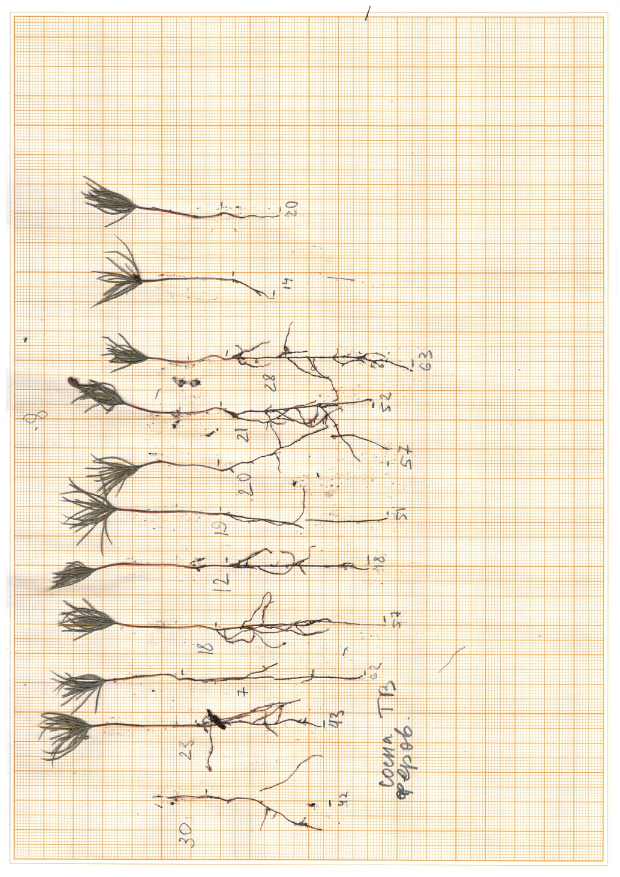
#> input picture Photo/Pak/Pak1_page-0002.jpg, 1240 x 1754 px (shown at 1/2 size)
$ python -i mask_refiner.py   (imports and definitions only)
#> lines starting #> are read from the running program, lines starting #| are printed output that depends on the picture
#> further down, picture is the input picture: shape (1754, 1240, 3); mean B, G, R 207.2, 230.4, 242.3
"""Pixel-level refinement for segmentation masks."""

from __future__ import annotations

import logging
from dataclasses import dataclass

import cv2
import numpy as np

logger = logging.getLogger(__name__)

# Pixels brighter than this are treated as paper by the brightness fallback.
_PAPER_THRESHOLD = 210
# Pixels below this are confidently plant-like even on skewed histograms.
_PLANT_THRESHOLD = 180
_GREEN_HUE_RANGE = (35, 95)
_ORANGE_GRID_HUE_RANGE = (5, 32)
_LAB_FOREGROUND_DISTANCE = 22.0


@dataclass(frozen=True)
class RefineMaskContext:
    """Precomputed color spaces for repeated mask refinement on one crop."""

    image: np.ndarray
    gray: np.ndarray
    hsv: np.ndarray | None
    lab: np.ndarray | None


def build_refine_context(image: np.ndarray) -> RefineMaskContext | None:
    """Build reusable color-space data for mask refinement."""
    if image is None or image.ndim < 2:
        return None
    if image.ndim == 3:
        gray = cv2.cvtColor(image, cv2.COLOR_BGR2GRAY)
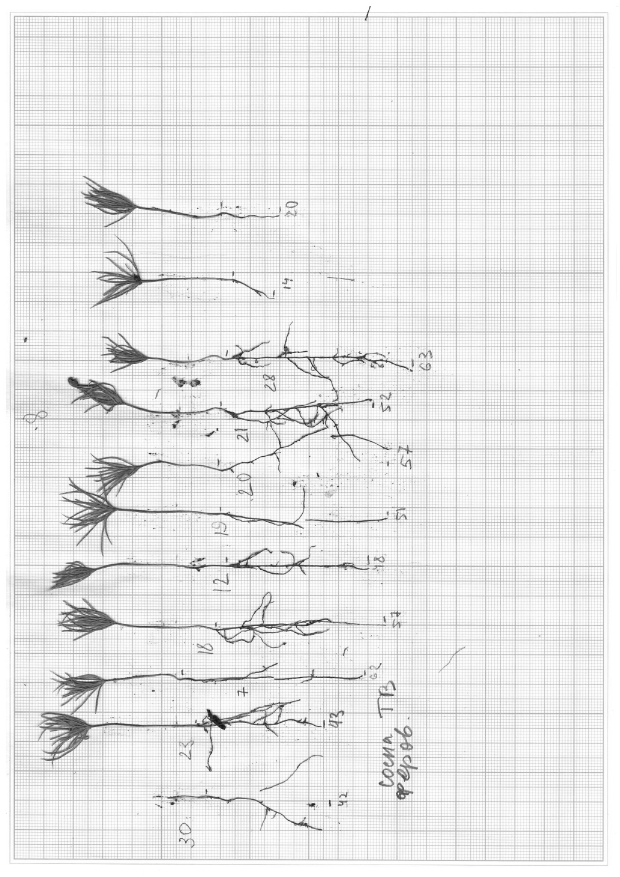
#> gray: shape (1754, 1240) (shown at 1/2 size); min 3, max 255, mean 231.3
        hsv = cv2.cvtColor(image, cv2.COLOR_BGR2HSV)
#> hsv: shape (1754, 1240, 3); mean H, S, V 23.6, 38.5, 242.5
        lab = cv2.cvtColor(image, cv2.COLOR_BGR2LAB).astype(np.float32)
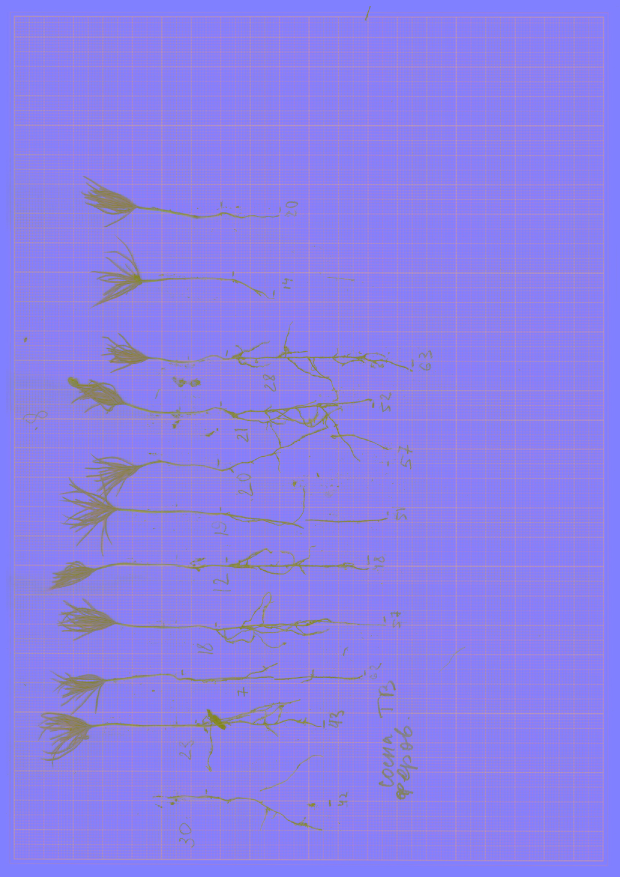
#> lab: shape (1754, 1240, 3) float32 (shown at 1/2 size); mean B, G, R 235.2, 128.8, 140.5
    else:
        gray = image.astype(np.uint8) if image.dtype != np.uint8 else image
        hsv = None
        lab = None
    return RefineMaskContext(image=image, gray=gray, hsv=hsv, lab=lab)


# [249 lines left out: functions polygon_to_bitmap, bitmap_to_polygon, bitmap_to_contours, _compute_threshold, _estimate_paper_lab, _color_foreground_candidates and 3 more, not called in this run]


__all__ = [
    "bitmap_to_polygon",
    "build_refine_context",
    "bitmap_to_contours",
    "polygon_to_bitmap",
    "RefineMaskContext",
    "refine_mask_bitmap",
    "rotate_bitmap",
]

>>> import cv2
>>> picture = cv2.imread('../Photo/Pak/Pak1_page-0002.jpg')
>>> result = build_refine_context(picture)

$ run again, on Photo/Pak/Pak1_page-0004.jpg
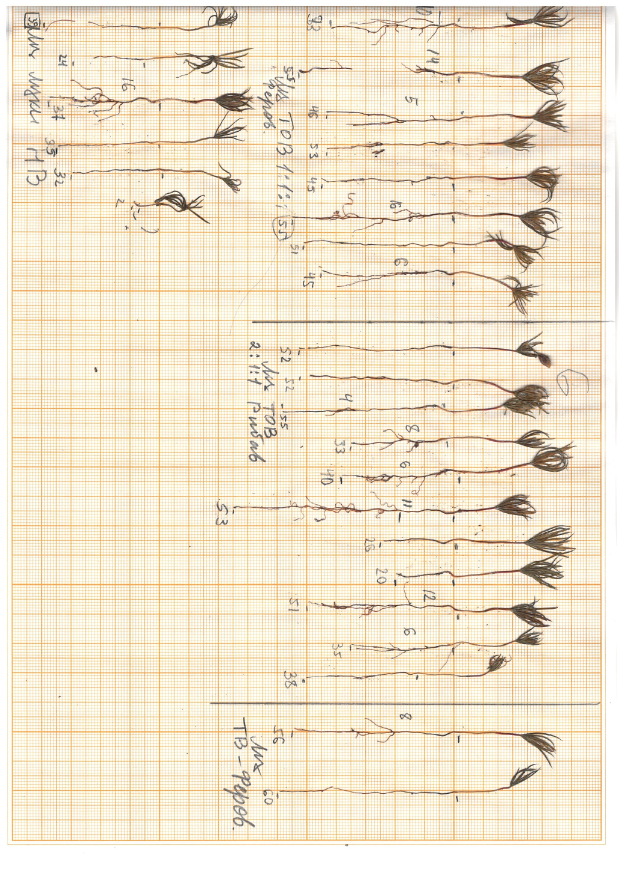
#> input picture Photo/Pak/Pak1_page-0004.jpg, 1240 x 1754 px (shown at 1/2 size)
#> picture is the input picture: shape (1754, 1240, 3); mean B, G, R 205.7, 228.7, 240.7
#> in build_refine_context, `gray = cv2.cvtColor(image, cv2.COLOR_BGR2GRAY)`:
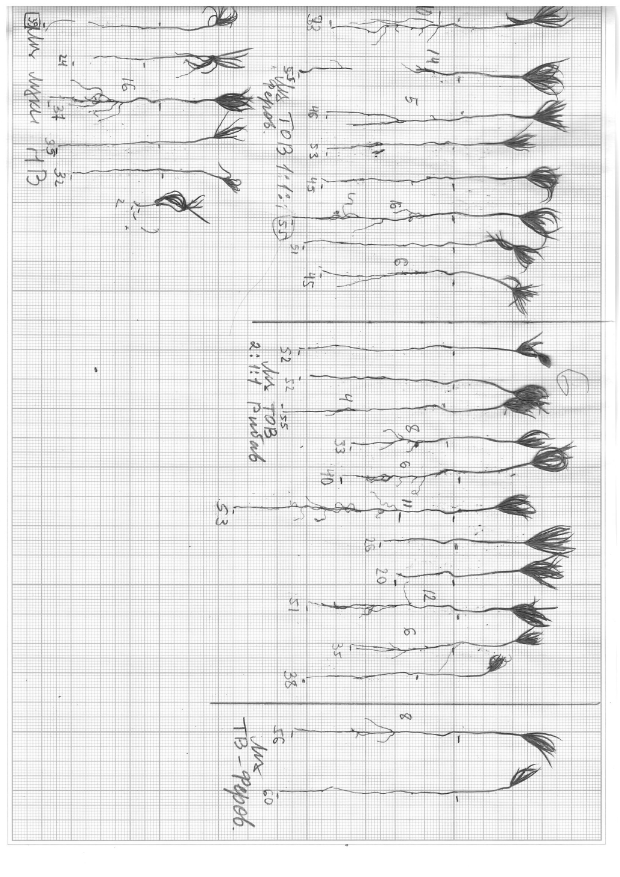
#> gray: shape (1754, 1240) (shown at 1/2 size); min 12, max 255, mean 229.6
#> hsv: shape (1754, 1240, 3); mean H, S, V 22.7, 39.1, 240.9
#> in build_refine_context, `lab = cv2.cvtColor(image, cv2.COLOR_BGR2LAB).astype(np.float32)`:
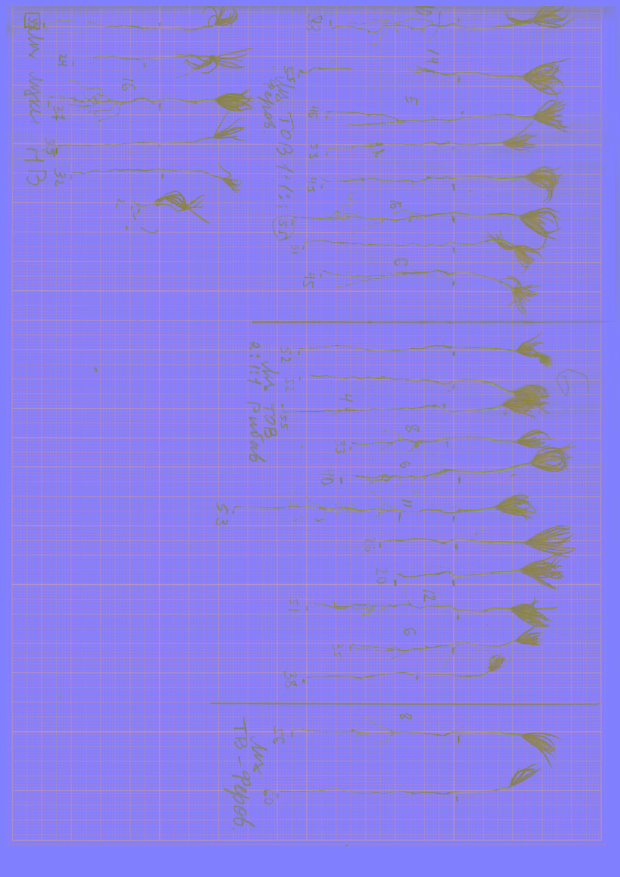
#> lab: shape (1754, 1240, 3) float32 (shown at 1/2 size); mean B, G, R 233.6, 129, 140.6

$ run again, on Photo/Pak/Pak1_page-0007.jpg
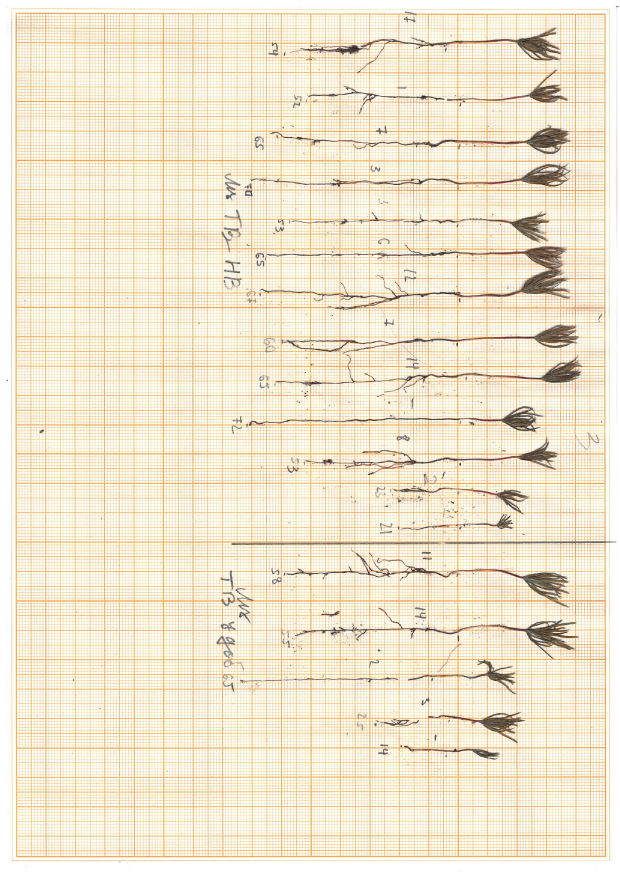
#> input picture Photo/Pak/Pak1_page-0007.jpg, 1240 x 1754 px (shown at 1/2 size)
#> picture is the input picture: shape (1754, 1240, 3); mean B, G, R 207.5, 230.7, 242.5
#> in build_refine_context, `gray = cv2.cvtColor(image, cv2.COLOR_BGR2GRAY)`:
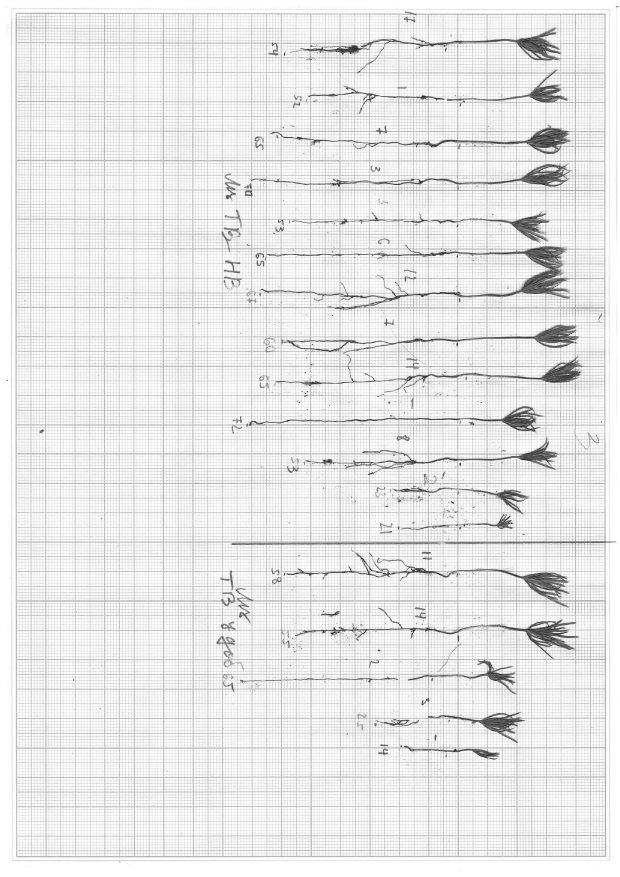
#> gray: shape (1754, 1240) (shown at 1/2 size); min 12, max 255, mean 231.6
#> hsv: shape (1754, 1240, 3); mean H, S, V 23.7, 38.7, 242.7
#> in build_refine_context, `lab = cv2.cvtColor(image, cv2.COLOR_BGR2LAB).astype(np.float32)`:
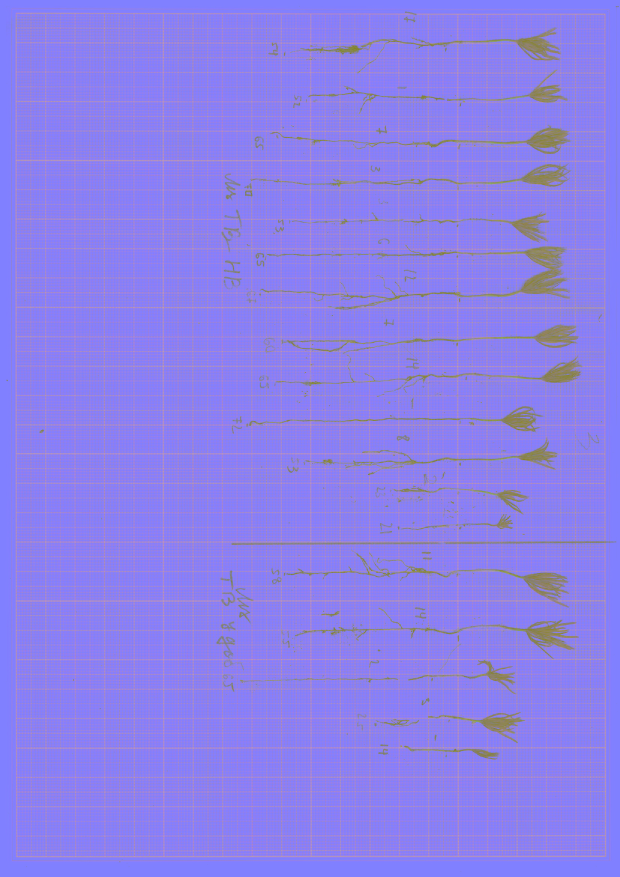
#> lab: shape (1754, 1240, 3) float32 (shown at 1/2 size); mean B, G, R 235.5, 128.9, 140.6

$ run again, on Photo/Pak/Pak2_page-0007.jpg
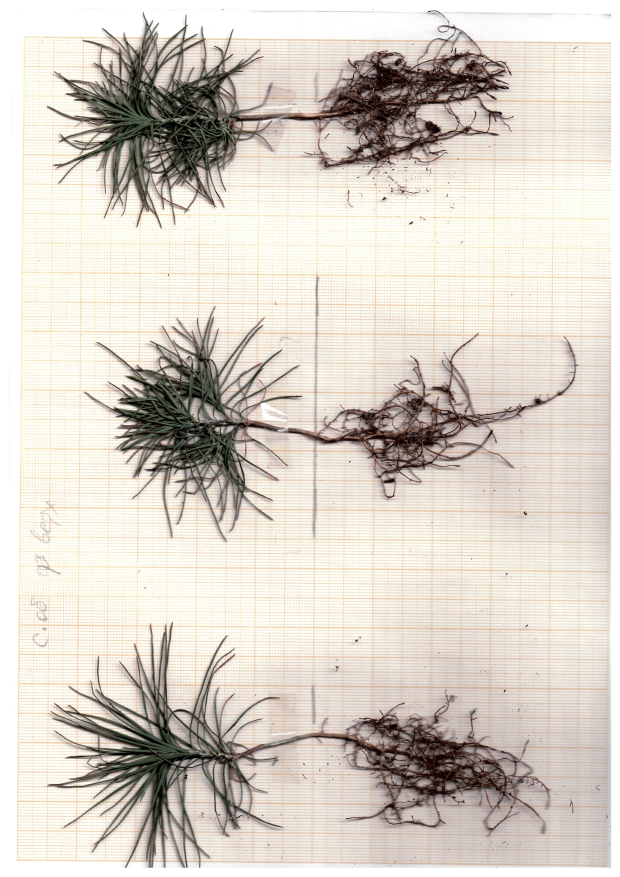
#> input picture Photo/Pak/Pak2_page-0007.jpg, 1240 x 1753 px (shown at 1/2 size)
#> picture is the input picture: shape (1753, 1240, 3); mean B, G, R 199.5, 209.3, 216.7
#> in build_refine_context, `gray = cv2.cvtColor(image, cv2.COLOR_BGR2GRAY)`:
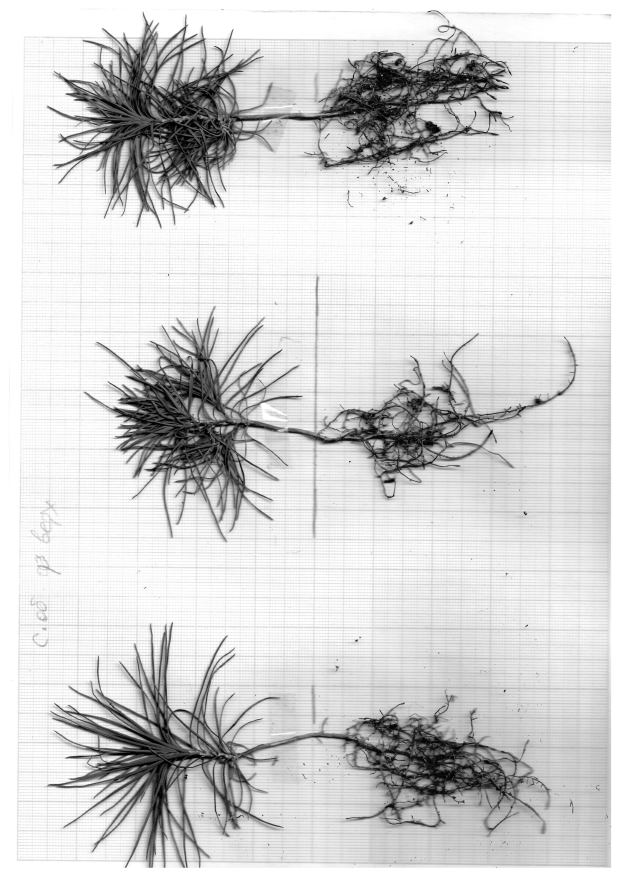
#> gray: shape (1753, 1240) (shown at 1/2 size); min 0, max 255, mean 210.4
#> hsv: shape (1753, 1240, 3); mean H, S, V 19.6, 26.2, 216.9
#> in build_refine_context, `lab = cv2.cvtColor(image, cv2.COLOR_BGR2LAB).astype(np.float32)`:
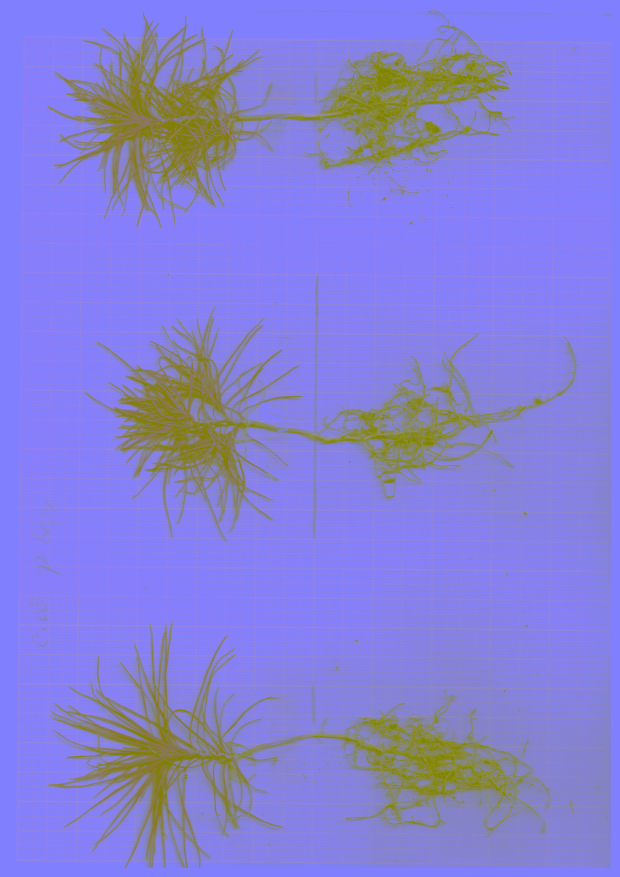
#> lab: shape (1753, 1240, 3) float32 (shown at 1/2 size); mean B, G, R 213.8, 128.5, 132.5
